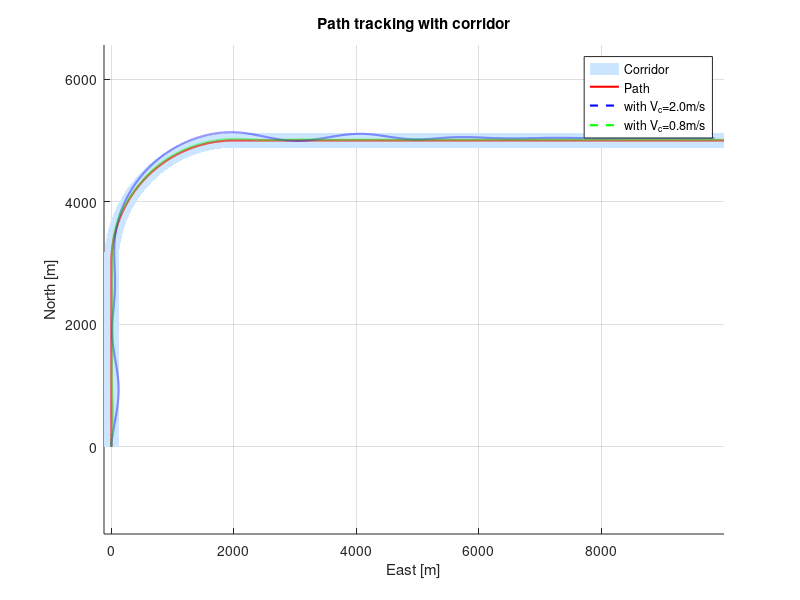
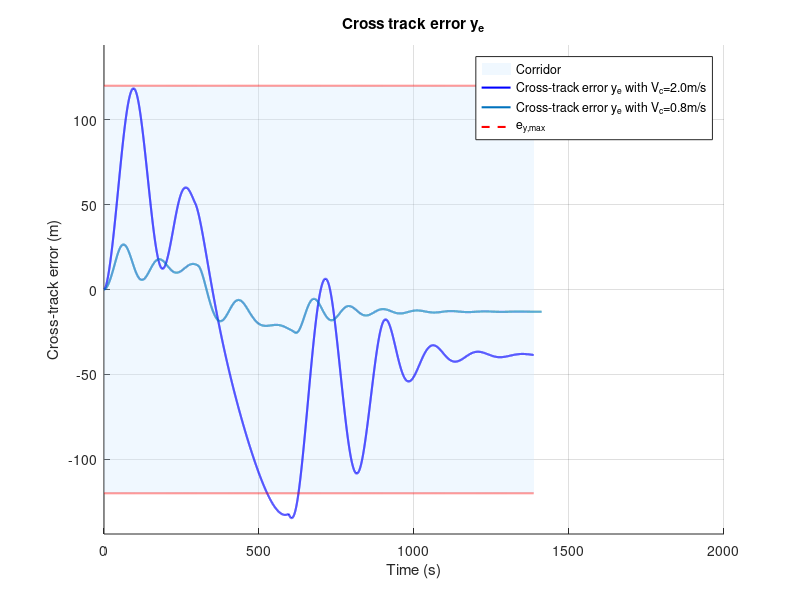
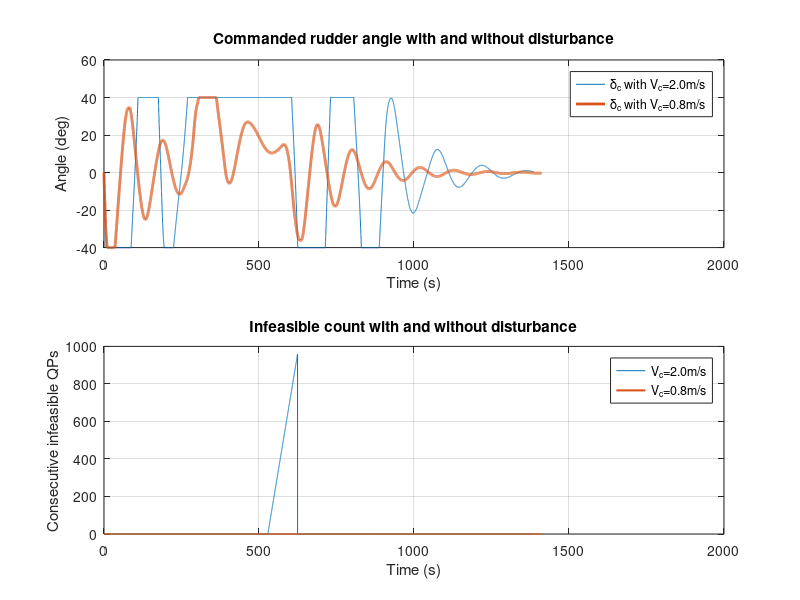

Here is the MATLAB script that generated these plots, in order:
clc; clear; close all;

with = load('simdata_MPC_disturbance20.mat');   % loads simdata and t
without = load('simdata_MPC_disturbance08.mat');   % loads simdata and t

t_without = without.t;
t_with    = with.t;

% --- without ---
u_without                = without.simdata(:,1);                 % m/s
v_without                = without.simdata(:,2);                 % m/s
r_without                = without.simdata(:,3);                 % rad/s
r_deg_without            = (180/pi) * r_without;                 % deg/s
x_without                = without.simdata(:,4);                 % m
y_without                = without.simdata(:,5);                 % m
psi_without              = without.simdata(:,6);                 % rad
psi_deg_without          = (180/pi) * psi_without;               % deg
delta_deg_without        = (180/pi) * without.simdata(:,7);      % deg
n_without                = without.simdata(:,8);                 % rpm
n_c_without              = without.simdata(:,10);                % rpm
delta_c_deg_without      = (180/pi) * without.simdata(:,9);      % deg
u_d_without              = without.simdata(:,11);                % m/s
pi_p_without             = without.simdata(:,12);                % rad
pi_p_deg_without         = (180/pi) * pi_p_without;              % deg
x_p_without              = without.simdata(:,13);                % m
y_p_without              = without.simdata(:,14);                % m
e_y_max_without          = without.simdata(:,15);                % m
dx_p_without             = without.simdata(:,16);
dy_p_without             = without.simdata(:,17);
e_y_without              = without.simdata(:,18);                % m
infeasible_count_without = without.simdata(:,19);

% --- with ---
u_with                = with.simdata(:,1);                 % m/s
v_with                = with.simdata(:,2);                 % m/s
r_with                = with.simdata(:,3);                 % rad/s
r_deg_with            = (180/pi) * r_with;                 % deg/s
x_with                = with.simdata(:,4);                 % m
y_with                = with.simdata(:,5);                 % m
psi_with              = with.simdata(:,6);                 % rad
psi_deg_with          = (180/pi) * psi_with;               % deg
delta_deg_with        = (180/pi) * with.simdata(:,7);      % deg
n_with                = with.simdata(:,8);                 % rpm
n_c_with              = with.simdata(:,10);                % rpm
delta_c_deg_with      = (180/pi) * with.simdata(:,9);      % deg
u_d_with              = with.simdata(:,11);                % m/s
pi_p_with             = with.simdata(:,12);                % rad
pi_p_deg_with         = (180/pi) * pi_p_with;              % deg
x_p_with              = with.simdata(:,13);                % m
y_p_with              = with.simdata(:,14);                % m
e_y_max_with          = with.simdata(:,15);                % m
dx_p_with             = with.simdata(:,16);
dy_p_with             = with.simdata(:,17);
e_y_with              = with.simdata(:,18);                % m
infeasible_count_with = with.simdata(:,19);

% corridor boundaries
x_right = x_p_with - e_y_max_with .* dy_p_with;
y_right = y_p_with + e_y_max_with .* dx_p_with;
x_left = x_p_with + e_y_max_with .* dy_p_with;
y_left = y_p_with - e_y_max_with .* dx_p_with;

figure(1); hold on; axis equal; grid on;
fill([y_left; flipud(y_right)], [x_left; flipud(x_right)], ...
    [0.8 0.9 1.0], 'EdgeColor','none', 'DisplayName','Corridor');
plot(y_p_with, x_p_with, 'r-', 'LineWidth',1.5, 'DisplayName','Path')
plot(y_with, x_with, 'b--', 'LineWidth',1.5, 'DisplayName','with V_c=2.0m/s')
plot(y_without, x_without, 'g--', 'LineWidth',1.5, 'DisplayName','with V_c=0.8m/s')
xlabel('East [m]'); ylabel('North [m]');    % Remember x,y is opposide because of NED
title('Path tracking with corridor');
legend;

figure(2); hold on; grid on;
fill([t_with'; flipud(t_with')], [e_y_max_with; flipud(-e_y_max_with)], [0.8 0.9 1.0], ...
    'EdgeColor', 'none', 'FaceAlpha', 0.3, 'DisplayName', 'Corridor');
xlabel('Time (s)'); ylabel('Cross-track error (m)');
plot(t_with, e_y_with, 'b', 'LineWidth', 1.5, 'DisplayName', 'Cross-track error y_e with V_c=2.0m/s');
plot(t_without, e_y_without, '-', 'LineWidth', 1.5, 'DisplayName', 'Cross-track error y_e with V_c=0.8m/s');
plot(t_with, e_y_max_with, 'r--', 'LineWidth', 1.5, 'DisplayName', 'e_{y,max}');
plot(t_with, -e_y_max_with, 'r--', 'LineWidth', 1.5, 'HandleVisibility', 'off');
title('Cross track error y_e');
legend; ylim([-1.2*max(e_y_max_with), 1.2*max(e_y_max_with)]);

figure(3);
subplot(211)
plot(t_with,delta_c_deg_with, t_without,delta_c_deg_without, '-','linewidth',2);
title('Commanded rudder angle with and without disturbance'); xlabel('Time (s)'); ylabel('Angle (deg)');
legend('\delta_c with V_c=2.0m/s','\delta_c with V_c=0.8m/s')
grid on;
subplot(212)
plot(t_with, infeasible_count_with, t_without, infeasible_count_without, '-', 'LineWidth',1.5);
title('Infeasible count with and without disturbance'); xlabel('Time (s)'); ylabel('Consecutive infeasible QPs');
legend('V_c=2.0m/s','V_c=0.8m/s')
grid on;
